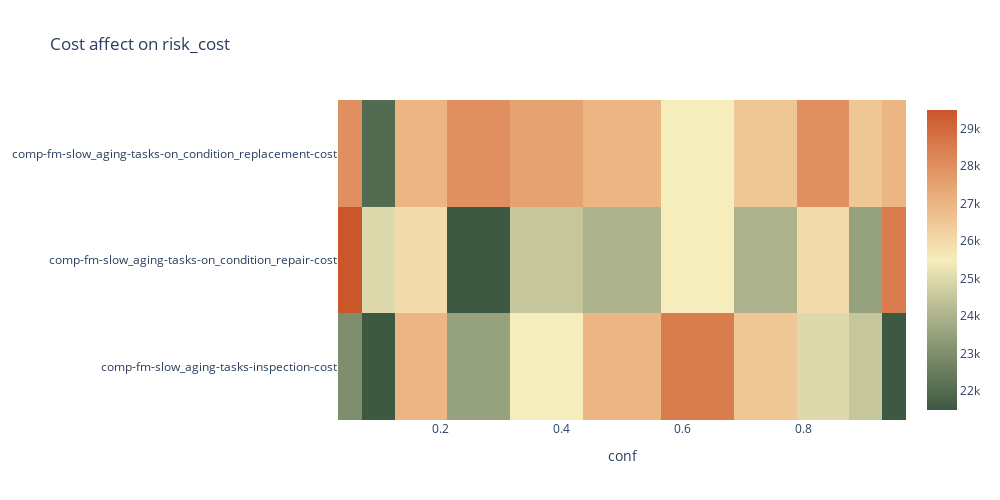

Notebook source saved alongside this figure:
### Code cell
conf = 0.9
n_increments = 10
n_iterations = 100
#if it's even add one

df_sens = comp.sensitivity(var_name = df_inspection_slow, conf =  conf, n_increments = n_increments, n_iterations = n_iterations)

comp.make_sensitivity_plot(data = df_sens, x_axis = 'conf', y_axis = 'var_name', failure_mode = 'slow_aging', plot_type = 'heatmap', z_axis = 'risk_cost')

### Figure 1 — Plotly figure (JSON) as saved in the notebook; plotly's stock layout.template omitted (floating-point values rounded to 4 significant figures)
{"data": [{"colorscale": [[0, "rgb(61, 89, 65)"], [0.1667, "rgb(119, 136, 104)"], [0.3333, "rgb(181, 185, 145)"], [0.5, "rgb(246, 237, 189)"], [0.6667, "rgb(237, 187, 138)"], [0.8333, "rgb(222, 138, 90)"], [1, "rgb(202, 86, 44)"]], "hoverongaps": false, "type": "heatmap", "x": [0.05, 0.09, 0.16, 0.26, 0.37, 0.5, 0.63, 0.74, 0.84, 0.91, 0.95, 0.05, 0.09, 0.16, 0.26, 0.37, 0.5, 0.63, 0.74, 0.84, 0.91, 0.95, 0.05, 0.09, 0.16, 0.26, 0.37, 0.5, 0.63, 0.74, 0.84, 0.91, 0.95], "y": ["comp-fm-slow_aging-tasks-inspection-cost", "comp-fm-slow_aging-tasks-inspection-cost", "comp-fm-slow_aging-tasks-inspection-cost", "comp-fm-slow_aging-tasks-inspection-cost", "comp-fm-slow_aging-tasks-inspection-cost", "comp-fm-slow_aging-tasks-inspection-cost", "comp-fm-slow_aging-tasks-inspection-cost", "comp-fm-slow_aging-tasks-inspection-cost", "comp-fm-slow_aging-tasks-inspection-cost", "comp-fm-slow_aging-tasks-inspection-cost", "comp-fm-slow_aging-tasks-inspection-cost", "comp-fm-slow_aging-tasks-on_condition_repair-cost", "comp-fm-slow_aging-tasks-on_condition_repair-cost", "comp-fm-slow_aging-tasks-on_condition_repair-cost", "comp-fm-slow_aging-tasks-on_condition_repair-cost", "comp-fm-slow_aging-tasks-on_condition_repair-cost", "comp-fm-slow_aging-tasks-on_condition_repair-cost", "comp-fm-slow_aging-tasks-on_condition_repair-cost", "comp-fm-slow_aging-tasks-on_condition_repair-cost", "comp-fm-slow_aging-tasks-on_condition_repair-cost", "comp-fm-slow_aging-tasks-on_condition_repair-cost", "comp-fm-slow_aging-tasks-on_condition_repair-cost", "comp-fm-slow_aging-tasks-on_condition_replacement-cost", "comp-fm-slow_aging-tasks-on_condition_replacement-cost", "comp-fm-slow_aging-tasks-on_condition_replacement-cost", "comp-fm-slow_aging-tasks-on_condition_replacement-cost", "comp-fm-slow_aging-tasks-on_condition_replacement-cost", "comp-fm-slow_aging-tasks-on_condition_replacement-cost", "comp-fm-slow_aging-tasks-on_condition_replacement-cost", "comp-fm-slow_aging-tasks-on_condition_replacement-cost", "comp-fm-slow_aging-tasks-on_condition_replacement-cost", "comp-fm-slow_aging-tasks-on_condition_replacement-cost", "comp-fm-slow_aging-tasks-on_condition_replacement-cost"], "z": [23000, 21500, 27000, 23500, 25500, 27000, 28500, 26500, 25000, 24500, 21500, 29500, 25000, 26000, 21500, 24500, 24000, 25500, 24000, 26000, 23500, 28500, 28000, 22000, 27000, 28000, 27500, 27000, 25500, 26500, 28000, 26500, 27000]}], "layout": {"autosize": false, "height": 500, "legend": {"title": {"text": "risk_cost"}}, "title": {"text": "Cost affect on risk_cost"}, "width": 1000, "xaxis": {"title": {"text": "conf"}}}}
